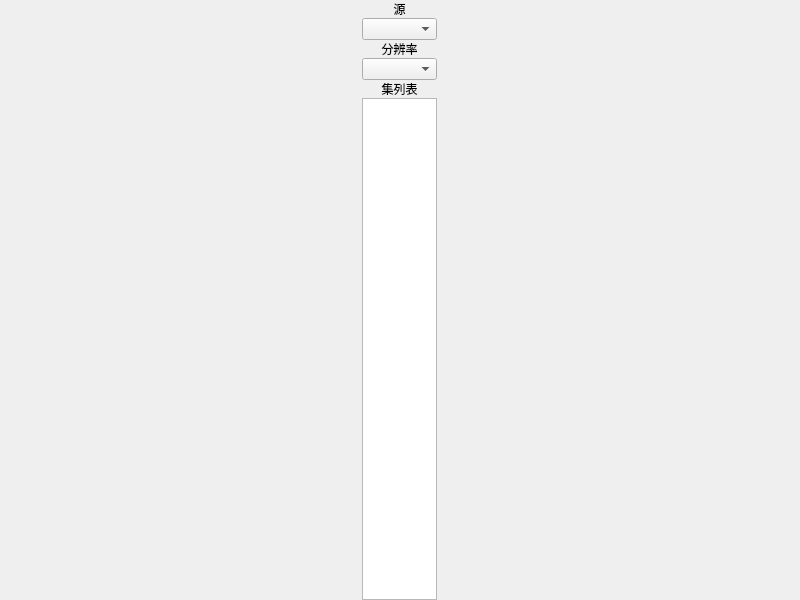
<?xml version="1.0" encoding="UTF-8"?>
<ui version="4.0">
 <class>BroswerUI</class>
 <widget class="QMainWindow" name="BroswerUI">
  <property name="geometry">
   <rect>
    <x>0</x>
    <y>0</y>
    <width>800</width>
    <height>600</height>
   </rect>
  </property>
  <property name="windowTitle">
   <string>MainWindow</string>
  </property>
  <widget class="QWidget" name="centralwidget">
   <layout class="QHBoxLayout" name="horizontalLayout">
    <property name="spacing">
     <number>0</number>
    </property>
    <property name="leftMargin">
     <number>0</number>
    </property>
    <property name="topMargin">
     <number>0</number>
    </property>
    <property name="rightMargin">
     <number>0</number>
    </property>
    <property name="bottomMargin">
     <number>0</number>
    </property>
    <item>
     <layout class="QVBoxLayout" name="playerBox"/>
    </item>
    <item>
     <layout class="QVBoxLayout" name="verticalLayout">
      <property name="spacing">
       <number>0</number>
      </property>
      <item>
       <widget class="QLabel" name="providerLabel">
        <property name="maximumSize">
         <size>
          <width>75</width>
          <height>16777215</height>
         </size>
        </property>
        <property name="text">
         <string>源</string>
        </property>
        <property name="alignment">
         <set>Qt::AlignCenter</set>
        </property>
       </widget>
      </item>
      <item>
       <widget class="QComboBox" name="providerBox">
        <property name="maximumSize">
         <size>
          <width>75</width>
          <height>16777215</height>
         </size>
        </property>
       </widget>
      </item>
      <item>
       <widget class="QLabel" name="resolutionLabel">
        <property name="maximumSize">
         <size>
          <width>75</width>
          <height>16777215</height>
         </size>
        </property>
        <property name="text">
         <string>分辨率</string>
        </property>
        <property name="alignment">
         <set>Qt::AlignCenter</set>
        </property>
       </widget>
      </item>
      <item>
       <widget class="QComboBox" name="resolutionBox">
        <property name="maximumSize">
         <size>
          <width>75</width>
          <height>16777215</height>
         </size>
        </property>
       </widget>
      </item>
      <item>
       <widget class="QLabel" name="label">
        <property name="maximumSize">
         <size>
          <width>75</width>
          <height>16777215</height>
         </size>
        </property>
        <property name="text">
         <string>集列表</string>
        </property>
        <property name="alignment">
         <set>Qt::AlignCenter</set>
        </property>
       </widget>
      </item>
      <item>
       <widget class="QListWidget" name="listWidget">
        <property name="maximumSize">
         <size>
          <width>75</width>
          <height>16777215</height>
         </size>
        </property>
       </widget>
      </item>
     </layout>
    </item>
   </layout>
  </widget>
 </widget>
 <resources/>
 <connections/>
</ui>
